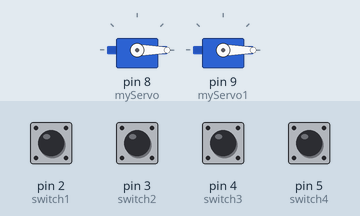
Bench run of a sketch on a simulated Arduino Uno, built with avr-gcc and run on an emulated ATmega328P. Shown: 2 × servo. The inputs (shaded band) are chosen by the test bench; at power-on: pin 2 (switch1), pin 3 (switch2), pin 4 (switch3), pin 5 (switch4) LOW.

Above: at 1.2 s.
1.3 s: pin 3 (switch2) pulled HIGH for 0.15 s
At 1.7 s:
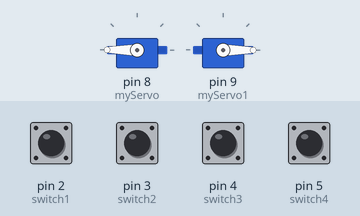
2.9 s: pin 5 (switch4) pulled HIGH for 0.15 s
At 4.1 s:
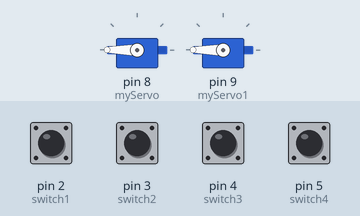
4.5 s: pin 2 (switch1) pulled HIGH for 0.15 s
At 5.3 s:
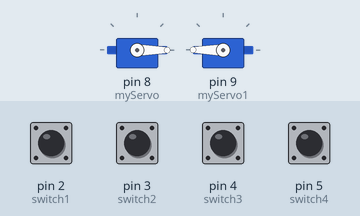
6.1 s: pin 3 (switch2) pulled HIGH for 1 s
At 6.6 s:
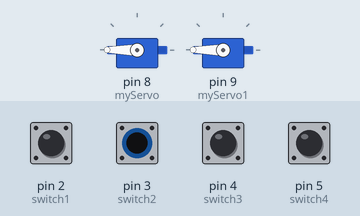
8.6 s: pin 2 (switch1) pulled HIGH for 1 s
At 9.7 s:
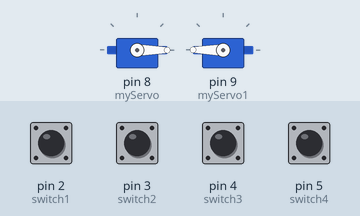
Timing chart, 0 to 11.6 s (numbered marks = the images above; inputs shaded):
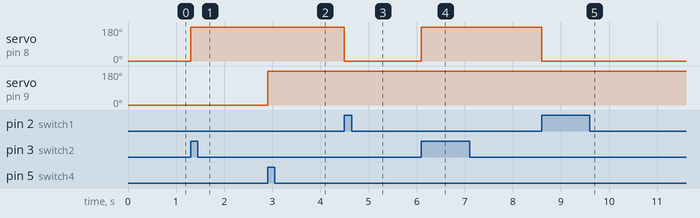

Measured:
- after the input at 1.3 s, servo on pin 8 (myServo): 0° → 180° at once
- after the input at 2.9 s, servo on pin 9 (myServo1): 0° → 180° at once
- after the input at 4.5 s, servo on pin 8 (myServo): 180° → 0° at once
- after the input at 6.1 s, servo on pin 8 (myServo): 0° → 180° at once
- after the input at 8.6 s, servo on pin 8 (myServo): 180° → 0° at once

The sketch:

servo.ino
```cpp
#include <Servo.h>.

Servo myServo;
Servo myServo1;

int switch1 = 2;
int switch2 = 3;
int switch3 = 4;
int switch4 = 5;

void setup() {


  myServo.attach(8);
myServo1.attach(9);
 myServo.write(0);
  myServo1.write(0);
}
void loop() {
  // rotates the servo motor from 15 to 165 degrees

  int state1=digitalRead(switch1);
 int state2=digitalRead(switch2);
 int state3=digitalRead(switch3);
 int state4=digitalRead(switch4);

  if(state1 == HIGH){
  myServo.write(0);

  delay(10);

  }
   if(state2 == HIGH){
  myServo.write(180);

  delay(10);

  }
   if(state3 == HIGH){
  myServo1.write(0);

  delay(10);

  }
   if(state4 == HIGH){
  myServo1.write(180);

  delay(10);

  }


  }
```
